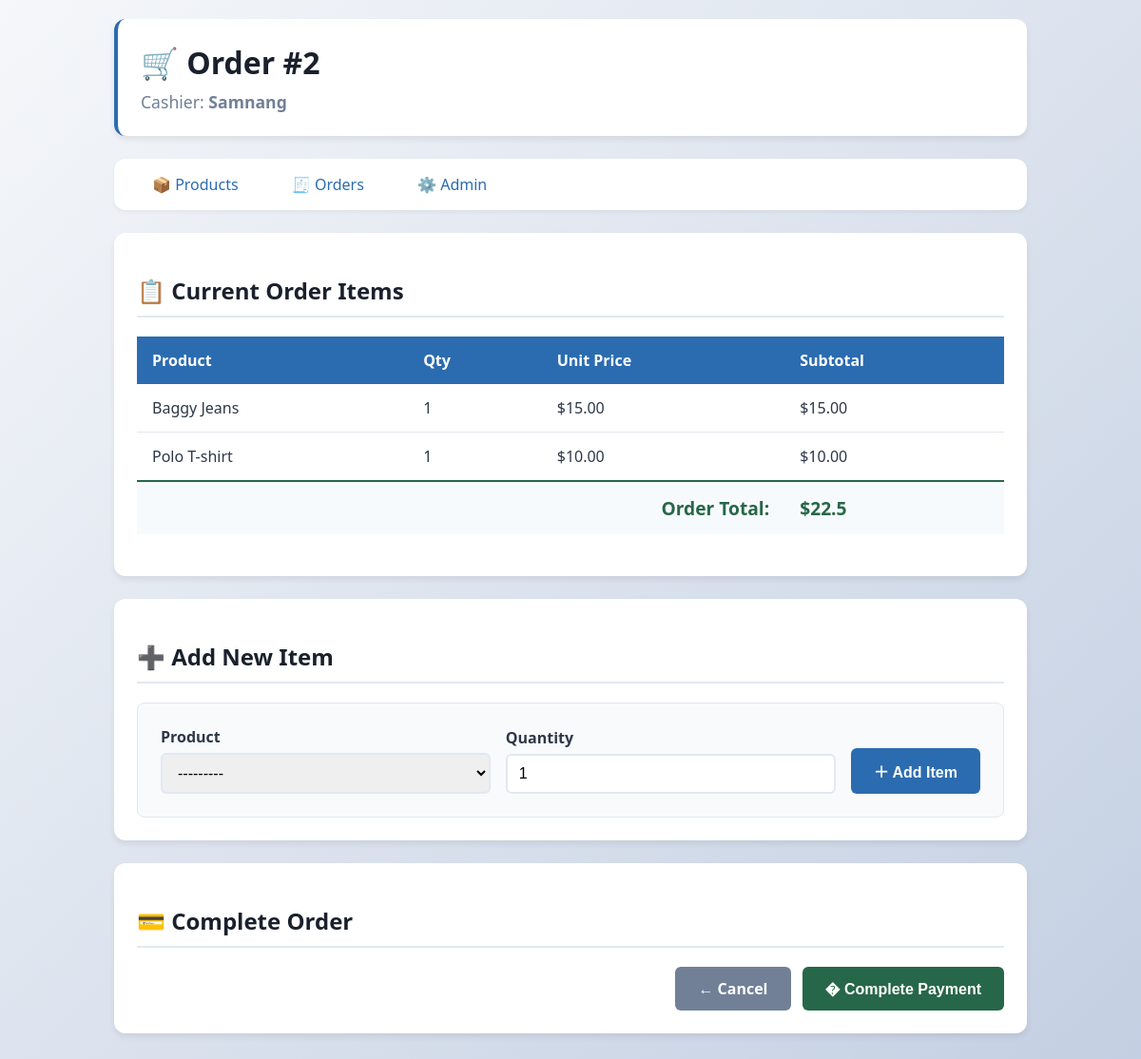
/sales/orders/2/items/, run on the app's committed database.
### sales/models.py (models this page shows, shortened)
class Order(models.Model):
    STATUS_CHOICES = [
        ('open',       'បានបើក'),
        ('paid',       'បានបង់'),
        ('refunded',   'បានសង'),
        ('cancelled',  'បានលុបចោល'),
    ]
    cashier    = models.CharField(max_length=100)           # ឈ្មោះ ឬ ID បុគ្គលិក
    status     = models.CharField(max_length=20, choices=STATUS_CHOICES, default='open')
    created_at = models.DateTimeField(auto_now_add=True)    # កំណត់ពេលបង្កើតការបញ្ជាទិញ
    notes      = models.TextField(blank=True)
    @property
    def total(self):
        subtotal = sum(item.subtotal for item in self.items.all())
        try:
            return float(subtotal) - float(self.discount.amount) #make sure to convert to float for accurate calculation
        except Discount.DoesNotExist:
            return float(subtotal) #make sure to convert to float for consistent return type
    class Meta:
        ordering = ['-created_at']

class OrderItem(models.Model):
    order      = models.ForeignKey(Order, on_delete=models.CASCADE, related_name='items')
    product    = models.ForeignKey(Product, on_delete=models.PROTECT)   # PROTECT ការពារការលុបផលិតផលដែលមានការលក់
    quantity   = models.PositiveIntegerField(default=1)
    unit_price = models.DecimalField(max_digits=8, decimal_places=2)    # តម្លៃនៅពេលលក់
    @property
    def subtotal(self):
        return self.unit_price * self.quantity

class Product(models.Model):
    CATEGORY_CHOICES = [
        ('food',        'អាហារ និងភេសជ្ជៈ'),
        ('electronics', 'អេឡិចត្រូនិក'),
        ('clothing',    'សម្លៀកបំពាក់'),
        ('household',   'គ្រឿងសង្ហារឹម'),
        ('other',       'ផ្សេងៗ'),
    ]
    name       = models.CharField(max_length=200)
    category   = models.CharField(max_length=20, choices=CATEGORY_CHOICES)
    price      = models.DecimalField(max_digits=8, decimal_places=2)   # ឧ. 12.99
    stock      = models.PositiveIntegerField(default=0)                # ចំនួនក្នុងស្តុក
    barcode    = models.CharField(max_length=50, unique=True, blank=True)
    image      = models.ImageField(upload_to='products/', blank=True, null=True)  # Product image
    is_active  = models.BooleanField(default=True)                     # លាក់ទំនិញឈប់លក់
    def __str__(self):
        return f"{self.name}  —  ${self.price}  (ស្តុក: {self.stock})"
    class Meta:
        ordering = ['name']

class Discount(models.Model):
    order       = models.OneToOneField(Order, on_delete=models.CASCADE, related_name='discount')
    description = models.CharField(max_length=200)   # ឧ. "ការបញ្ចុះតម្លៃបុគ្គលិក"
    amount      = models.DecimalField(max_digits=6, decimal_places=2)

### sales/views.py (the view)
# urls.py: path('orders/<int:pk>/items/', views.add_item,       name='add_item'),
def add_item(request, pk):
    order = get_object_or_404(Order, pk=pk)
    if request.method == 'POST': # post when user submit info
        if 'proceed_checkout' in request.POST:
            if not order.items.exists():
                messages.error(request, "Cannot checkout with an empty order. Add items first.")
                return redirect('add_item', pk=order.pk)
            order.status = 'paid'
            order.save()
            messages.success(request, f"✓ Order #{order.pk} completed! Total: ${order.total:.2f}")
            return redirect('order_list')
        item_form = OrderItemForm(request.POST)
        if item_form.is_valid():
            item = item_form.save(commit=False) #save object but not yet commit
            item.order = order
            item.unit_price = item.product.price   # snapshot the current price
            product = item.product
            if item.quantity > product.stock:
                messages.error(request, f"Cannot add {product.name}: only {product.stock} left in stock.")
                return redirect('add_item', pk=order.pk)
            product.stock -= item.quantity
            product.save()
            item.save()
            messages.success(request, f"✓ Added {item.product.name} to order")
            return redirect('add_item', pk=order.pk)
    else:
        item_form = OrderItemForm() #return item form (ទទេ)
    return render(request, 'sales/add_item.html', {
        'order':     order,
        'item_form': item_form,
        'items':     order.items.select_related('product'),
    })

### sales/form.py (shortened to what this page needs)
class OrderItemForm(forms.ModelForm):
    class Meta:
        model  = OrderItem
        fields = ['product', 'quantity']

### sales/templates/sales/add_item.html (shortened to what this page needs)
<!DOCTYPE html>
<html lang="en">
<head>
</head>
<body>
    <div class="container">
        <div class="header">
            <h1>🛒 Order #{{ order.pk }}</h1>
            <p>Cashier: <strong>{{ order.cashier }}</strong></p>
        </div>
        <div class="nav">
            <a href="/sales/products_list/">📦 Products</a>
            <a href="/sales/orders/">🧾 Orders</a>
            <a href="/admin/">⚙️ Admin</a>
        </div>
        <div class="content-section">
            <h2 class="section-title">📋 Current Order Items</h2>
            <table>
                <thead>
                    <tr>
                        <th>Product</th>
                        <th>Qty</th>
                        <th>Unit Price</th>
                        <th>Subtotal</th>
                    </tr>
                </thead>
                <tbody>
                    {% for item in items %}
                    <tr>
                        <td>{{ item.product.name }}</td>
                        <td>{{ item.quantity }}</td>
                        <td>${{ item.unit_price }}</td>
                        <td>${{ item.subtotal }}</td>
                    </tr>
                    {% empty %}
                    <tr>
                        <td colspan="4" class="empty-state">No items added yet. Add your first item below!</td>
                    </tr>
                    {% endfor %}
                    {% if items %}
                    <tr class="total-row">
                        <td colspan="3" style="text-align: right; font-weight: bold;">Order Total:</td>
                        <td>${{ order.total }}</td>
                    </tr>
                    {% endif %}
                </tbody>
            </table>
        </div>
        <div class="content-section">
            <h2 class="section-title">➕ Add New Item</h2>
            <div class="form-container">
                <form class="form-row" method="post">
                    {% for field in item_form %}
                    <div class="form-group">
                        <label>{{ field.label }}</label>
                        {{ field }}
                    </div>
                    {% endfor %}
                    <button class="btn" type="submit">＋ Add Item</button>
                </form>
            </div>
        </div>
        {% if items %}
        <div class="content-section">
            <h2 class="section-title">💳 Complete Order</h2>
            <div class="action-buttons">
                <a href="/sales/orders/" class="btn btn-secondary">← Cancel</a>
                <form method="post" style="display: inline;">
                    <button class="btn btn-success" name="proceed_checkout" type="submit">� Complete Payment</button>
                </form>
            </div>
        </div>
        {% endif %}
    </div>
</body>
</html>

### sales/templates/sales/add_item.html (style rules this page uses)
* { box-sizing: border-box; }
body { font-family: 'Segoe UI', Tahoma, Geneva, Verdana, sans-serif; margin: 0; padding: 0; background: linear-gradient(135deg, #f5f7fa 0%, #c3cfe2 100%); min-height: 100vh; color: #2d3748; }
.container { max-width: 1000px; margin: 0 auto; padding: 20px; }
.header { background: white; border-radius: 12px; padding: 24px; margin-bottom: 24px; box-shadow: 0 4px 6px rgba(0, 0, 0, 0.07); border-left: 4px solid #2b6cb0; }
.header h1 { margin: 0; color: #1a202c; font-size: 2em; }
.header p { margin: 8px 0 0 0; color: #718096; font-size: 1.1em; }
.nav { background: white; border-radius: 12px; padding: 16px 24px; margin-bottom: 24px; box-shadow: 0 2px 4px rgba(0, 0, 0, 0.05); }
.nav a { color: #2b6cb0; text-decoration: none; margin-right: 20px; font-weight: 500; padding: 8px 16px; border-radius: 6px; transition: all 0.2s; }
.content-section { background: white; border-radius: 12px; padding: 24px; margin-bottom: 24px; box-shadow: 0 4px 6px rgba(0, 0, 0, 0.07); }
.section-title { font-size: 1.5em; color: #1a202c; margin-bottom: 20px; border-bottom: 2px solid #e2e8f0; padding-bottom: 10px; }
table { width: 100%; border-collapse: collapse; margin-bottom: 20px; }
th { background: #2b6cb0; color: white; padding: 14px 16px; text-align: left; font-weight: 600; }
td { padding: 14px 16px; border-bottom: 1px solid #e2e8f0; }
tr:last-child td { border-bottom: none; }
.total-row { background: #f7fafc; font-weight: bold; font-size: 1.2em; }
.total-row td { color: #276749; border-top: 2px solid #276749; }
.form-container { background: #f8fafc; border-radius: 8px; padding: 24px; border: 1px solid #e2e8f0; }
.form-row { display: flex; gap: 16px; align-items: end; flex-wrap: wrap; }
.form-group { flex: 1; min-width: 200px; }
.form-group label { display: block; font-weight: 600; color: #2d3748; margin-bottom: 6px; }
.form-group select, .form-group input { width: 100%; padding: 10px 12px; border: 2px solid #e2e8f0; border-radius: 6px; font-size: 1em; transition: border-color 0.2s; }
.btn { background: #2b6cb0; color: white; border: none; border-radius: 6px; padding: 12px 24px; font-size: 1em; font-weight: 600; cursor: pointer; transition: all 0.2s; text-decoration: none; display: inline-block; }
.btn-success { background: #276749; }
.btn-secondary { background: #718096; }
.action-buttons { display: flex; gap: 12px; justify-content: flex-end; flex-wrap: wrap; }

### data on the page
Order: pk "2", cashier "Samnang", total "22.5"
OrderItem: product.name "Baggy Jeans", quantity "1", unit_price "15.00", subtotal "15.00"
OrderItem: product.name "Polo T-shirt", quantity "1", unit_price "10.00", subtotal "10.00"

### other printed values
{{ field.label }} "Product" "Quantity"
